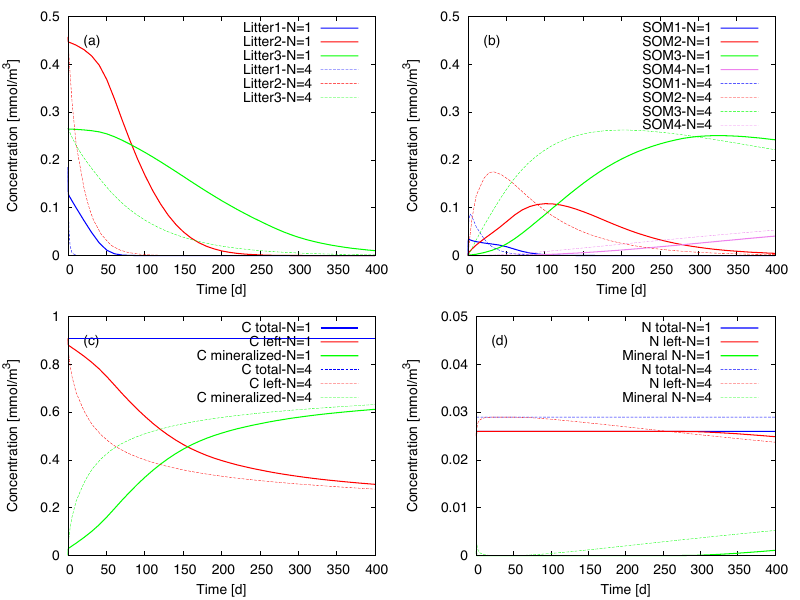

Generate this figure with gnuplot:
set terminal postscript eps size 8, 6 enhanced color font 'Helvetica, 20' lw 1 
set output 'comp.eps'
set style line 1 lt 1 lw 3 lc rgb "blue"
set style line 2 lt 1 lw 3 lc rgb "red"
set style line 3 lt 1 lw 3 lc rgb "green"
set style line 4 lt 1 lw 3 lc rgb "violetn"
set style line 5 lt 2 lw 1 lc rgb "blue"
set style line 6 lt 2 lw 1 lc rgb "red"
set style line 7 lt 2 lw 1 lc rgb "green"
set style line 8 lt 2 lw 1 lc rgb "violet"

set multiplot layout 2, 2 rowsfirst

set label 1 '(a)' at graph 0.05, graph 0.9 
set xrange[0:400]
set yrange[0:0.5]
set xlabel 'Time [d]' 
set ylabel 'Concentration [mmol/m^3]' 
plot \
     'CLM-CN-obs-0.tec' using 1:($9*1000) title 'Litter1-N=1' with lines ls 1, \
     'CLM-CN-obs-0.tec' using 1:($10*1000) title 'Litter2-N=1' with lines ls 2, \
     'CLM-CN-obs-0.tec' using 1:($11*1000) title 'Litter3-N=1' with lines ls 3, \
     'CLM-CN-0-obs-0.tec' using 1:($9*1000) title 'Litter1-N=4' with lines ls 5, \
     'CLM-CN-0-obs-0.tec' using 1:($10*1000) title 'Litter2-N=4' with lines ls 6, \
     'CLM-CN-0-obs-0.tec' using 1:($11*1000) title 'Litter3-N=4' with lines ls 7

set label 1 '(b)' at graph 0.05, graph 0.9 
plot \
     'CLM-CN-obs-0.tec' using 1:($5*1000) title 'SOM1-N=1' with lines ls 1, \
     'CLM-CN-obs-0.tec' using 1:($6*1000) title 'SOM2-N=1' with lines ls 2, \
     'CLM-CN-obs-0.tec' using 1:($7*1000) title 'SOM3-N=1' with lines ls 3, \
     'CLM-CN-obs-0.tec' using 1:($8*1000) title 'SOM4-N=1' with lines ls 4, \
     'CLM-CN-0-obs-0.tec' using 1:($5*1000) title 'SOM1-N=4' with lines ls 5, \
     'CLM-CN-0-obs-0.tec' using 1:($6*1000) title 'SOM2-N=4' with lines ls 6, \
     'CLM-CN-0-obs-0.tec' using 1:($7*1000) title 'SOM3-N=4' with lines ls 7, \
     'CLM-CN-0-obs-0.tec' using 1:($8*1000) title 'SOM4-N=4' with lines ls 8

set label 1 '(c)' at graph 0.05, graph 0.9 
set yrange[0:1]
plot \
     'CLM-CN-obs-0.tec' using 1:($4+$5+$6+$7+$8+$9+$10+$11)*1000 title 'C total-N=1' with lines ls 1, \
     'CLM-CN-obs-0.tec' using 1:($5+$6+$7+$8+$9+$10+$11)*1000 title 'C left-N=1' with lines ls 2, \
     'CLM-CN-obs-0.tec' using 1:($4*1000) title 'C mineralized-N=1' with lines ls 3, \
     'CLM-CN-0-obs-0.tec' using 1:($4+$5+$6+$7+$8+$9+$10+$11)*1000 title 'C total-N=4' with lines ls 5, \
     'CLM-CN-0-obs-0.tec' using 1:($5+$6+$7+$8+$9+$10+$11)*1000 title 'C left-N=4' with lines ls 6, \
     'CLM-CN-0-obs-0.tec' using 1:($4*1000) title 'C mineralized-N=4' with lines ls 7

set label 1 '(d)' at graph 0.05, graph 0.9 
set yrange[0:0.05]
set ylabel 'Concentration [mmol/m^3]' 
plot \
     'CLM-CN-obs-0.tec' using 1:($12+$13+$14+$5*0.071429+$6*0.071429+$7*0.085714+$8*0.085714+$3)*1e3 title 'N total-N=1' with lines ls 1, \
     'CLM-CN-obs-0.tec' using 1:($12+$13+$14+$5*0.071429+$6*0.071429+$7*0.085714+$8*0.085714)*1e3 title 'N left-N=1' with lines ls 2, \
     'CLM-CN-obs-0.tec' using 1:($3*1e3) title 'Mineral N-N=1' with lines ls 3, \
     'CLM-CN-0-obs-0.tec' using 1:($12+$13+$14+$5*0.071429+$6*0.071429+$7*0.085714+$8*0.085714+$3)*1e3 title 'N total-N=4' with lines ls 5, \
     'CLM-CN-0-obs-0.tec' using 1:($12+$13+$14+$5*0.071429+$6*0.071429+$7*0.085714+$8*0.085714)*1e3 title 'N left-N=4' with lines ls 6, \
     'CLM-CN-0-obs-0.tec' using 1:($3*1e3) title 'Mineral N-N=4' with lines ls 7

unset multiplot

